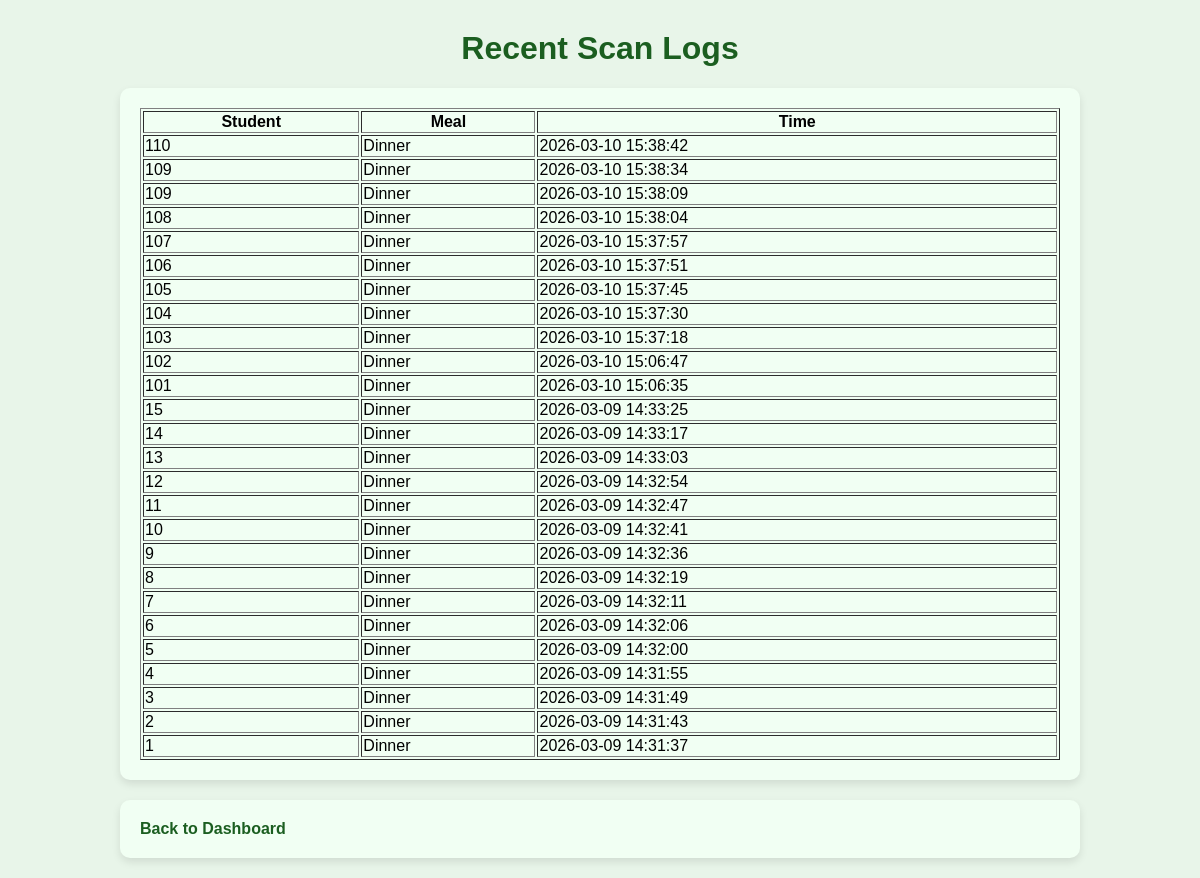
/logs, run on an earlier commit of the app's database.
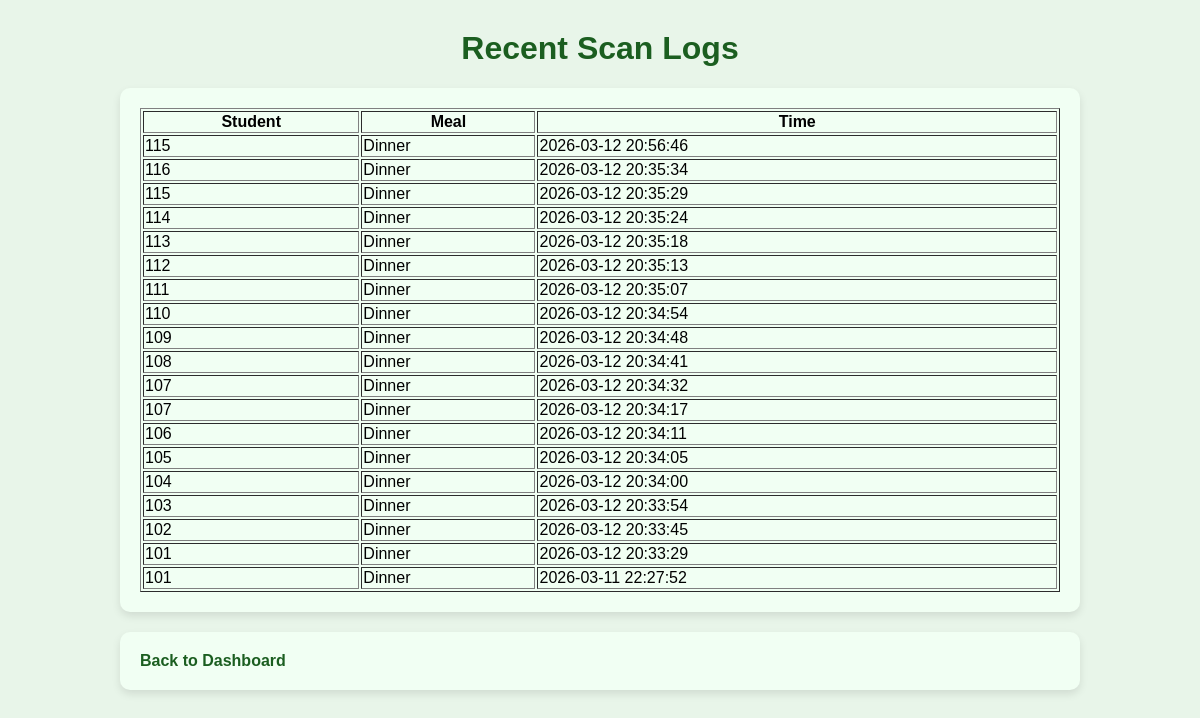
And on a later commit of the database.
### tables this page shows
CREATE TABLE scans(
    id INTEGER PRIMARY KEY AUTOINCREMENT,
    student_id TEXT,
    meal TEXT,
    scan_date DATE,
    timestamp DATETIME DEFAULT (datetime('now','+5 hours','+30 minutes')),
    UNIQUE(student_id, meal, scan_date));

### app.py (the view)
@app.route("/logs")
def logs():
    conn = sqlite3.connect("mess.db", timeout=10)
    c = conn.cursor()
    c.execute("SELECT student_id, meal, timestamp FROM scans ORDER BY timestamp DESC LIMIT 50")
    rows = c.fetchall()
    conn.close()
    return render_template("logs.html", rows=rows)

### templates/logs.html (shortened to what this page needs)
<!DOCTYPE html>
<html>
<head>
<link rel="stylesheet" href="{{ url_for('static', filename='style.css') }}">
</head>
<body>
<div class="container">
<h1 class="title">Recent Scan Logs</h1>
<div class="card">
<table border="1" width="100%">
<tr>
<th>Student</th>
<th>Meal</th>
<th>Time</th>
</tr>
{% for r in rows %}
<tr>
<td>{{r[0]}}</td>
<td>{{r[1]}}</td>
<td>{{r[2]}}</td>
</tr>
{% endfor %}
</table>
</div>
<div class="card nav">
<a href="/">Back to Dashboard</a>
</div>
</div>
</body>
</html>

### static/style.css (style rules this page uses)
body { font-family: Arial, Helvetica, sans-serif; background:#e8f5e9; margin:0; }
.container { width:80%; margin:auto; margin-top:30px; }
.title { text-align:center; color:#1b5e20; }
.card { background:#f1fff3; padding:20px; margin-bottom:20px; border-radius:10px; box-shadow:0 4px 8px rgba(0,0,0,0.1); }
.nav a { display:inline-block; margin-right:15px; color:#1b5e20; font-weight:bold; text-decoration:none; }

What changed in the data, as far as the page shows it:
removed scans: student "110", meal "Dinner", timestamp "2026-03-10 15:38:42"
removed scans: student "109", meal "Dinner", timestamp "2026-03-10 15:38:34"
removed scans: student "109", meal "Dinner", timestamp "2026-03-10 15:38:09"
removed scans: student "108", meal "Dinner", timestamp "2026-03-10 15:38:04"
removed scans: student "107", meal "Dinner", timestamp "2026-03-10 15:37:57"
removed scans: student "106", meal "Dinner", timestamp "2026-03-10 15:37:51"
removed scans: student "105", meal "Dinner", timestamp "2026-03-10 15:37:45"
changed scans (number 1 of 19 on the later page): student "104" → "115"; timestamp "2026-03-10 15:37:30" → "2026-03-12 20:56:46"
changed scans (number 2 of 19 on the later page): student "103" → "116"; timestamp "2026-03-10 15:37:18" → "2026-03-12 20:35:34"
changed scans (number 3 of 19 on the later page): student "102" → "115"; timestamp "2026-03-10 15:06:47" → "2026-03-12 20:35:29"
changed scans (number 4 of 19 on the later page): student "101" → "114"; timestamp "2026-03-10 15:06:35" → "2026-03-12 20:35:24"
changed scans (number 5 of 19 on the later page): student "15" → "113"; timestamp "2026-03-09 14:33:25" → "2026-03-12 20:35:18"
changed scans (number 6 of 19 on the later page): student "14" → "112"; timestamp "2026-03-09 14:33:17" → "2026-03-12 20:35:13"
changed scans (number 7 of 19 on the later page): student "13" → "111"; timestamp "2026-03-09 14:33:03" → "2026-03-12 20:35:07"
changed scans (number 8 of 19 on the later page): student "12" → "110"; timestamp "2026-03-09 14:32:54" → "2026-03-12 20:34:54"
changed scans (number 9 of 19 on the later page): student "11" → "109"; timestamp "2026-03-09 14:32:47" → "2026-03-12 20:34:48"
changed scans (number 10 of 19 on the later page): student "10" → "108"; timestamp "2026-03-09 14:32:41" → "2026-03-12 20:34:41"
changed scans (number 11 of 19 on the later page): student "9" → "107"; timestamp "2026-03-09 14:32:36" → "2026-03-12 20:34:32"
changed scans (number 12 of 19 on the later page): student "8" → "107"; timestamp "2026-03-09 14:32:19" → "2026-03-12 20:34:17"
changed scans (number 13 of 19 on the later page): student "7" → "106"; timestamp "2026-03-09 14:32:11" → "2026-03-12 20:34:11"
changed scans (number 14 of 19 on the later page): student "6" → "105"; timestamp "2026-03-09 14:32:06" → "2026-03-12 20:34:05"
changed scans (number 15 of 19 on the later page): student "5" → "104"; timestamp "2026-03-09 14:32:00" → "2026-03-12 20:34:00"
changed scans (number 16 of 19 on the later page): student "4" → "103"; timestamp "2026-03-09 14:31:55" → "2026-03-12 20:33:54"
changed scans (number 17 of 19 on the later page): student "3" → "102"; timestamp "2026-03-09 14:31:49" → "2026-03-12 20:33:45"
changed scans (number 18 of 19 on the later page): student "2" → "101"; timestamp "2026-03-09 14:31:43" → "2026-03-12 20:33:29"
changed scans (number 19 of 19 on the later page): student "1" → "101"; timestamp "2026-03-09 14:31:37" → "2026-03-11 22:27:52"
